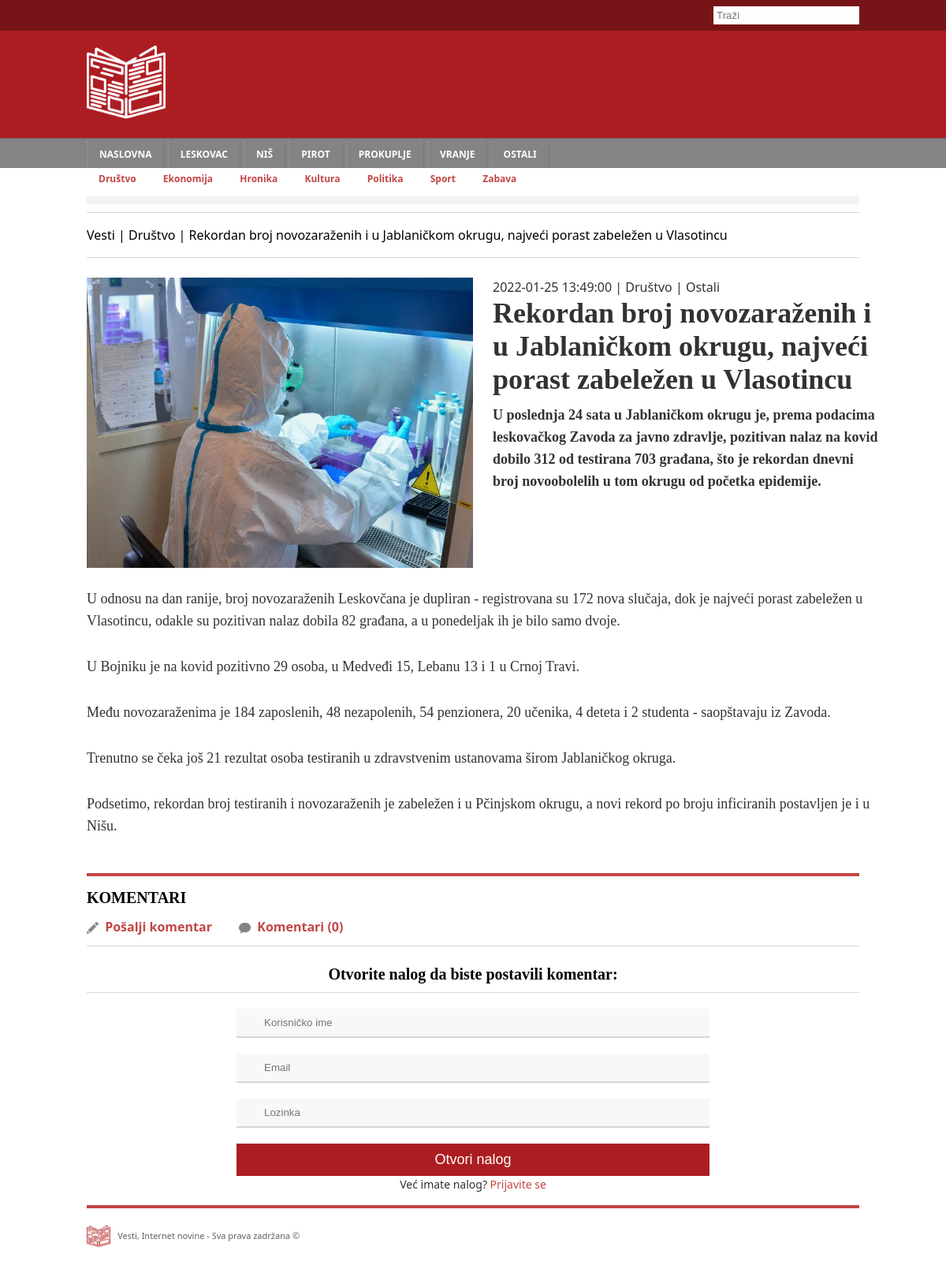
Page /pages/article/index.php?id=5 on the committed database.
### tables this page shows
CREATE TABLE `town` (
  `id` int(11) NOT NULL,
  `name` varchar(50) DEFAULT NULL
);

CREATE TABLE `category` (
  `id` int(11) NOT NULL,
  `name` varchar(50) DEFAULT NULL
);

CREATE TABLE `article` (
  `id` int(11) NOT NULL,
  `title` varchar(250) DEFAULT NULL,
  `published_at` datetime DEFAULT NULL,
  `abstract` text DEFAULT NULL,
  `category_id` int(11) DEFAULT NULL,
  `town_id` int(11) DEFAULT NULL,
  `photo` varchar(250) DEFAULT NULL,
  `body` text DEFAULT NULL
);

### models/Town.php (called while the page is built, shortened)
<?php
class Town {
    private int $id;
    private string $name;
    function __construct(int $id, string $name)
    {
        $this->id = $id;
        $this->name = $name;
    }
    public function getId()
    {
        return $this->id;
    }
    public function getName()
    {
        return $this->name;
    }
    static function getTowns(Connection $conn) {
        $towns = [];
    foreach ($conn->getTowns() as $result) {
        array_push($towns, new Town($result['id'], $result['name']));
      }
      return $towns;
    }
}

### data/conn.php (called while the page is built, shortened)
<?php
class Connection {
  private $conn;
  function __construct() {
      $this->conn = new mysqli('localhost', 'root', '', 'news');
  }
  function getTowns() {
    $query = $this->conn->query('SELECT * FROM `town`
    ORDER BY `id`');
    return $query->fetch_all(MYSQLI_ASSOC);
  }
  function getCategories() {
    $query = $this->conn->query('SELECT * FROM `category`');
    return $query->fetch_all(MYSQLI_ASSOC);
  }
  function getUsers() {
    $query = $this->conn->query('SELECT * FROM `user`
    ORDER BY `id`');
    return $query->fetch_all(MYSQLI_ASSOC);
  }
  function getComments() {
    $query = $this->conn->query('SELECT * FROM `comment`
    ORDER BY `published_at` DESC');
    return $query->fetch_all(MYSQLI_ASSOC);
  }
  function getOneArticle() {
    $query = $this->conn->prepare(
      'SELECT * FROM `article` WHERE `id` = ?'
    );
    $query->bind_param("i", $_GET['id']);
    $query->execute();
    $result = $query->get_result();
    return $result->fetch_assoc();
  }
}
$conn = new Connection();

### data/requirements.php (called while the page is built, shortened)
<?php
    require "../../data/conn.php";
    require "../../models/Category.php";
    require "../../models/Town.php";
    require "../../models/User.php";
    require "../../models/Comment.php";
    require "../../models/Article.php";
    $towns = Town::getTowns($conn);
    $categories = Category::getCategories($conn);
    $users = User::getUsers($conn);
    $comments = Comment::getComments($conn, $users);

### models/Category.php (called while the page is built, shortened)
<?php
class Category {
    private int $id;
    private string $name;
    function __construct(int $id, string $name)
    {
        $this->id = $id;
        $this->name = $name;
    }
    public function getId()
    {
        return $this->id;
    }
    public function getName()
    {
        return $this->name;
    }
    static function getCategories(Connection $conn) {
        $categories = [];
    foreach ($conn->getCategories() as $result) {
        array_push($categories, new Category($result['id'], $result['name']));
      }
      return $categories;
    }
}

### data/one_article.php (called while the page is built)
<?php
  if(isset($_GET['id'])) {
      $res = $conn->getOneArticle();
    if(!is_null($res)) {
      $one_article = new Article($res['id'],
                               $res['category_id'],
                               $res['town_id'],
                               $res['title'],
                               $res['published_at'],
                               $res['photo'],
                               $res['abstract'],
                               $res['body'],
                               $categories,
                               $towns,
                               $comments);
    }
  }

### models/User.php (called while the page is built, shortened)
<?php
class User {
    private int $id;
    private string $username;
    function __construct(int $id, string $username, string $email, string $password)
    {
        $this->id = $id;
        $this->username = $username;
    }
    public function getId()
    {
        return $this->id;
    }
    public function getUsername()
    {
        return $this->username;
    }
    static function getUsers(Connection $conn) {
    $users = [];
    foreach ($conn->getUsers() as $result) {
        array_push($users, new User($result['id'],
                                    $result['username'],
                                    $result['email'],
                                    $result['password']));
                }
              return $users;
    }
}

### models/Comment.php (called while the page is built, shortened)
<?php
class Comment {
    function __construct(int $id,
                         int $article_id,
                         int $user_id,
                         string $body,
                         string $published_at,
                         array $users)
    {
        $this->user_id = $user_id;
    }
    static function getComments($conn, $users) {
        $comments = [];
foreach ($conn->getComments() as $result) {
    array_push($comments, new Comment($result['id'],
                                     $result['article_id'],
                                     $result['user_id'],
                                     $result['body'],
                                     $result['published_at'],
                                     $users)
                                    );
    }
    return $comments;
    }
}

### models/Article.php (called while the page is built, shortened)
<?php
class Article {
    function __construct(int $id,
                         int $category_id,
                         int $town_id,
                         string $title,
                         string $published_at,
                         string $photo,
                         string $abstract,
                         string $body,
                         array $categories,
                         array $towns,
                         array $comments)
    {
        $this->category_id = $category_id;
        $this->town_id = $town_id;
    }
}

### pages/article/index.php (the view, shortened to what this page needs)
<?php
require "../../data/requirements.php";
require "../../data/one_article.php";
if(isset($one_article)) {
    $page_title = $one_article->getCategory()." | " . $one_article->getTitle();
} else {
    $page_title = "Error 404: strana nije nadjena";
}
require "../../partials/nav.php";
?>
<div class="main-container">
    <div class="horizontal-banner"></div>
    <div class="breadcrumbs">
        <?= "Vesti | ". $page_title ?>
    </div>
    <?php if(isset($one_article)) : ?>
    <div class="single-article">
        <img class="single-article-image" src="../../<?= $one_article->getPhoto() ?>" >
        <div class="single-article-group">
            <div class="single-article-info">
                <?= $one_article->getPublished_at() ?> |
                <?= $one_article->getCategory() ?> |
                <?= $one_article->getTown() ?>
            </div>
            <h1 class="single-article-title"><?= $one_article->getTitle() ?></h1>
            <p class="single-article-abstract">
                <strong>
                    <?= $one_article->getAbstract() ?>
                </strong>
            </p>
        </div>
        <div class="single-article-body">
        <?= $one_article->getBody() ?>
        </div>
    </div>
    <div class="horizontal-banner-red"></div>
    <h2 class="h-comments">KOMENTARI</h2>
        <a class="span-comments" href="#comment">
            <img src="../../images/draw.png" alt="user"/>
            Pošalji komentar
        </a>
        <span class="span-comments">
            <img src="../../images/speech-bubble-gray.png" alt="edit"/>
            Komentari (<?= count($one_article->getComments()) ?>)
        </span>
    <ul class="list-comments">
    </ul>
    <?php if(isset($_SESSION['user'])) : ?>
    <h5 id="comment">
        Pošalji komentar:
    </h5>
    <form action="../../data/new_comment.php"
          method="post"
          class="login-form">
        <input row="5" type="text"
               name="comment" placeholder="Komentar">
        <input class="hidden-input" name="article_id"
               value="<?= $_GET['id']?>" type="text" >
        <input class="hidden-input" name="user_id"
               value="<?= $_SESSION['user']?>" type="text" >
        <input type="submit" value="Pošalji">
    </form>
    <form action="../../data/logout.php" class="logout-form">
        <input type="submit" value="Odjavi me" class="logout-submit"/>
    </form>
    <?php else : ?>
    <h5>
    Otvorite nalog da biste postavili komentar:
    </h5>
    <form action="../../data/signup.php?id=<?= $_GET['id']; ?>"
          method="post" class="login-form">
        <input type="text" name="username"
               placeholder="Korisničko ime">
        <input type="email" name="email" placeholder="Email">
        <input type="password" name="password"
               placeholder="Lozinka">
        <input type="submit" value="Otvori nalog">
    </form>
    <p>Već imate nalog? <a href="../login/">Prijavite se</a></p>
    <?php endif ; ?>
    <?php endif ; ?>
    <?php require "../../partials/footer.php" ?>
</div>
</body>

### partials/nav.php (shortened to what this page needs)
<!DOCTYPE html>
<html lang="en">
<head>
    <link rel="stylesheet" href="../../css/nav.css">
    <link rel="stylesheet" href="../../css/global.css">
    <link rel="stylesheet" href="../../css/footer.css">
    <link rel="stylesheet" href="../../css/single-article.css">
    <link rel="stylesheet" href="../../css/form.css">
    <link rel="stylesheet" href="../../css/responsive.css">
</head>
<body>
</html>
<header>
    <div class="head">
        <div class="search">
        <div class="main-container">
            <form action="../../pages/home/index.php" method="get">
                <input type="text" name="search" placeholder="Traži">
            </form>
        </div>
        </div>
        <div class="main-container">
            <img src="../../images/newspaper.png" alt="logo" class="logo">
        </div>
    </div>
    <nav>
        <div class="nav-primary">
            <div class="main-container">
                <ul class="nav-list">
                    <li class="nav-item">
                        <a href='../../pages/home/index.php' class='nav-link'>NASLOVNA</a>
                    </li>
                    <?php foreach ($towns as $town): ?>
                        <li class="nav-item">
                            <a href='../../pages/home/index.php?town=<?= $town->getId()?>'
                            class='nav-link'>
                            <?= $town->getName()?>
                        </a></li>
                    <?php endforeach ; ?>
                </ul>
            </div>
        </div>
        <div class="nav-secondary">
            <div class="main-container">
            <ul class="nav-list">
                <?php foreach ($categories as $category): ?>
                    <li class="nav-item">
                        <a href='../../pages/home/index.php?category=<?= $category->getId()?>'
                           class='nav-link'>
                        <?= $category->getName()?>
                    </a></li>
                <?php endforeach ; ?>
            </ul>
            </div>
        </div>
    </nav>
</header>

### css/nav.css (style rules this page uses)
* { margin: 0; padding: 0; box-sizing: border-box; }
body { font: 16px/1.5 'Noto sans',helvetica,sans-serif; }
a { text-decoration: none; }
header { background-color: #ac1d22; }
.search { background-color: #00000050; text-align: right; }
.search input { border: none; outline: none; padding: 4px; margin: 8px 0px; }
.head { color: white; }
.logo { height: 100px; margin: 15px 0; }
.main-container { max-width: 980px; margin-left: auto; margin-right: auto; }
.nav-primary { background-color: #848485; border-top: 2px solid #767679; }
.nav-primary a { border-left: 1px solid #919191; border-right: 1px solid #767679; border-top: 2px solid transparent; color: #fff; font-size: 12px; font-weight: bold; text-transform: uppercase; line-height: 34px; padding: 0px 15px; display: inline-block; }
.nav-secondary { background-color: white; }
.nav-secondary a { color: #c34646; font-weight: bold; font-size: 12px; padding: 0px 15px; display: inline-block; }
.nav-list { list-style: none; }
.nav-item { display: inline; }

### css/global.css (style rules this page uses)
.horizontal-banner { padding: 5px; margin: 12px 0 10px 0; background: #f2f2f2; }
.breadcrumbs { font-family: 'Noto Sans'; border-top: 1px solid #d8d7d7; border-bottom: 1px solid #d8d7d7; padding: 10px 0px; font-size: 16px; line-height: 36px; }
.horizontal-banner-red { padding: 2px; margin: 16px 0 14px 0; background: #c34646; }

### css/single-article.css (style rules this page uses)
.single-article { display: grid; grid-template-columns: 50% 50%; grid-gap: 25px; margin-top: 25px; color: #323232; }
.single-article-image { width: 100%; }
.single-article-group { width: 100%; }
.single-article-title { font-size: 36px; line-height: 42px; margin-bottom: 10px; font-family: 'Roboto Slab'; }
.single-article-abstract { font: normal 18px/28px 'Lora'; }
.single-article-body { width: 100%; grid-column: 1 / 3; font: normal 18px/28px 'Lora'; }
.single-article-body p { margin-bottom: 30px; }
.h-comments { font: bold 20px/26px 'Roboto Slab'; margin-bottom: 12px; }
.span-comments { display: inline-block; margin-right: 30px; font: bold 16px/22px 'Noto Sans'; color: #c24646; }
.span-comments img { width: 15px; vertical-align: middle; margin-right: 4px; }
.list-comments { margin-top: 12px; padding-top: 12px; border-top: 1px solid #d8d7d7; }
h5 { border-bottom: 1px solid #d8d7d7; padding: 10px 0; text-align: center; font: bold 20px/26px 'Roboto Slab'; }

### css/form.css (style rules this page uses)
.login-form { max-width: 600px; margin: 20px auto 0 auto; }
.login-form input { width: 100%; background-color: #f9f8f8; border: none; outline: none; border-bottom: 2px solid #d6d6d6; padding: 10px 10px 10px 35px; margin-bottom: 20px; }
.login-form input[type='submit'] { background-color: #ac1d21; font-size: 18px; color: #fff; cursor: pointer; padding: 10px; border: 0; margin-bottom: 0px; }
.login-form+p { text-align: center; font-size: 14px; color: #323232 }
.login-form+p a { color: #c34646; }

### rows in the picture
town: name "LESKOVAC"
town: name "NIŠ"
town: name "PIROT"
town: name "PROKUPLJE"
town: name "VRANJE"
town: name "OSTALI", name "Ostali"
category: name "Društvo", name.title "Društvo | Rekordan broj novozaraženih i u Jablaničkom okrugu, najveći porast zabeležen u Vlasotincu"
category: name "Ekonomija"
category: name "Hronika"
category: name "Kultura"
category: name "Politika"
category: name "Sport"
category: name "Zabava"
article: photo (picture), published_at "2022-01-25 13:49:00", title "Rekordan broj novozaraženih i u Jablaničkom okrugu, najveći porast zabeležen u Vlasotincu", abstract "U poslednja 24 sata u Jablaničkom okrugu je, prema podacima leskovačkog Zavoda za javno zdravlje, pozitivan nalaz na kovid dobilo 312 od testirana 703 građana, što je rekordan dnevni broj novoobolelih u tom okrugu od početka epidemije.", body "U odnosu na dan ranije, broj novozaraženih Leskovčana je dupliran - registrovana su 172 nova slučaja, dok je najveći porast zabeležen u Vlasotincu, odakle su pozitivan nalaz dobila 82 građana, a u ponedeljak ih je bilo samo dvoje. U Bojniku je na kovid pozitivno 29 osoba, u Medveđi 15, Lebanu 13 i 1 u Crnoj Travi. Među novozaraženima je 184 zaposlenih, 48 nezapolenih, 54 penzionera, 20 učenika, 4 deteta i 2 studenta - saopštavaju iz Zavoda. Trenutno se čeka još 21 rezultat osoba testiranih u zdravstvenim ustanovama širom Jablaničkog okruga. Podsetimo, rekordan broj testiranih i novozaraženih je zabeležen i u Pčinjskom okrugu, a novi rekord po broju inficiranih postavljen je i u Nišu."

### other values in the picture
count($one_article->getComments()) "0"
